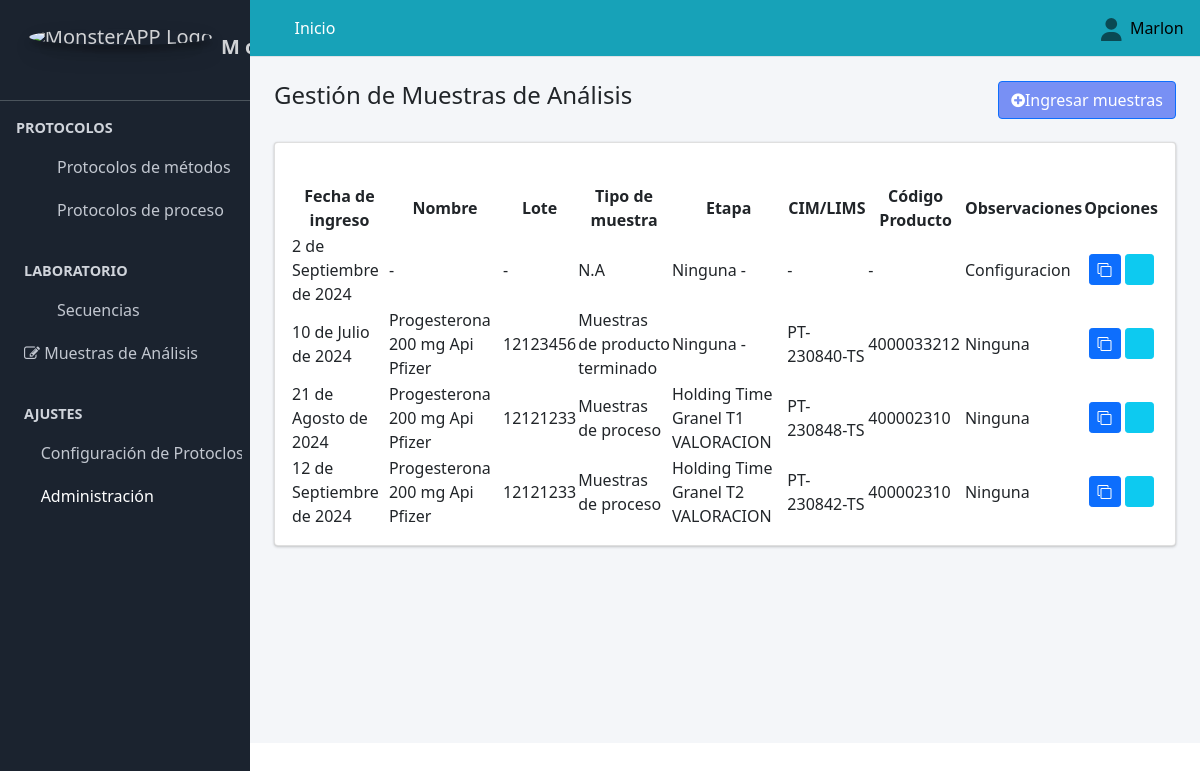
Page /muestras/ (signed in) on the earlier database version.
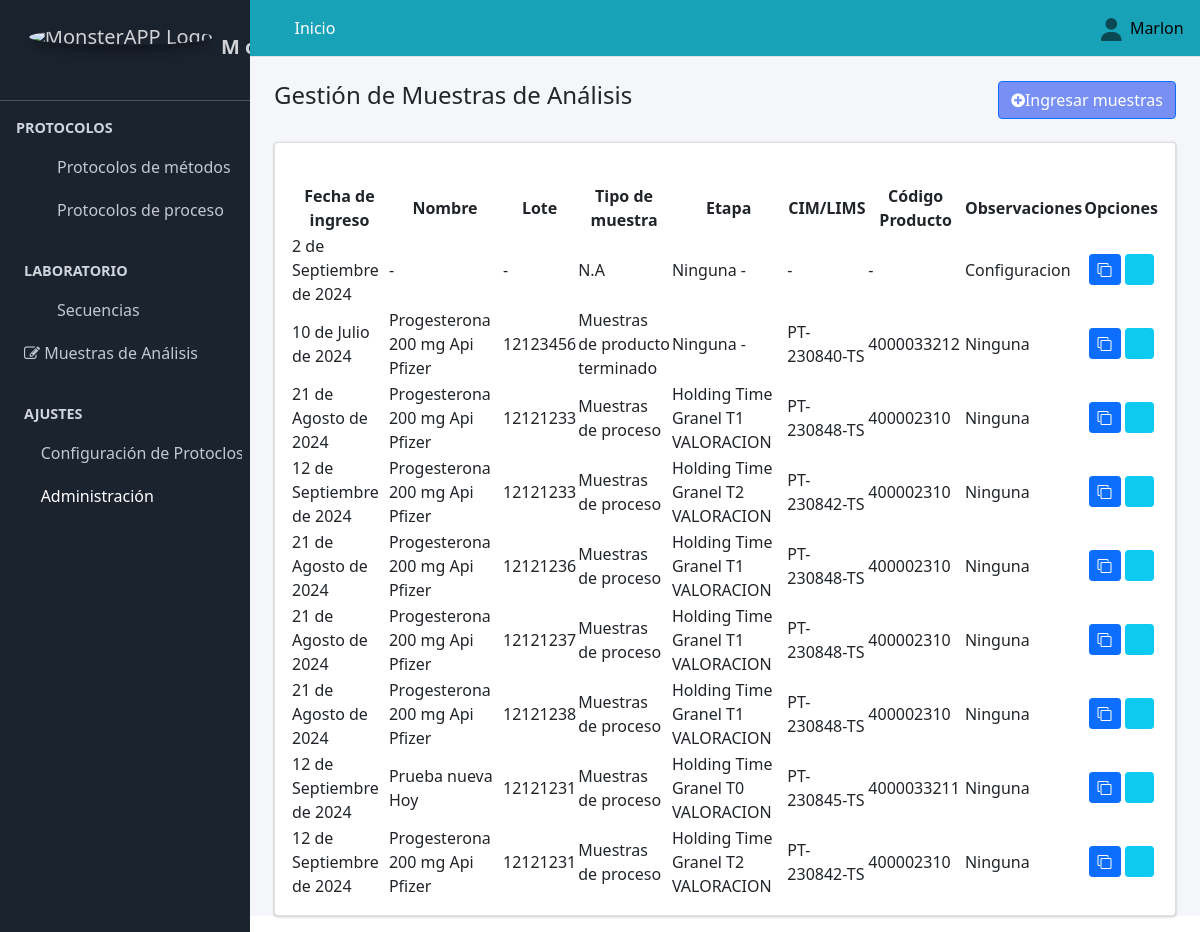
Same page on the later database version.
### Aplicaciones/Protocolo_Metodos/models.py (models this page shows, shortened)
class Muestras_y_Placebos(models.Model):
    fecha_ingreso=models.DateField(verbose_name="Fecha de ingreso muestra", null=True, blank=False, help_text=u"AAAA/MM/DD")
    nombre_muestra=models.CharField(max_length=300, verbose_name="nombre de Muestra/Placebo/MP")
    tipo_muestra=models.ForeignKey(to=Tipo_muestra, on_delete=models.CASCADE, verbose_name="Tipo de muestra", null=True, blank=False)
    etapa=models.ForeignKey(to=Etapa, on_delete=models.CASCADE, verbose_name="Etapa", null=True, blank=False)
    codigo_muestra_interno=models.CharField(verbose_name="CIM / LIMS", max_length=90)
    codigo_muestra_producto=models.CharField(verbose_name="Código de Producto", max_length=90)
    lote_muestra=models.CharField(verbose_name="Lote", max_length=90)
    observaciones_muestras=models.TextField(max_length=300, verbose_name="Observaciones")
    class Condicion(models.TextChoices):
        ACTIVO = "Activo", "ACTIVO"
        PASIVO = "Pasivo", "PASIVO"
    condicion=models.CharField(max_length=90, choices=Condicion.choices, default=Condicion.ACTIVO, verbose_name="Condicion")
    class Meta:
        constraints = [
            models.UniqueConstraint(fields=['lote_muestra', 'etapa'], name='unique_intro'),
        ]

class Tipo_muestra(models.Model):
    tipo_muestra=models.CharField(verbose_name="Tipo de muestra", max_length=90, unique=True)
    class Condicion(models.TextChoices):
        ACTIVO = "Activo", "ACTIVO"
        PASIVO = "Pasivo", "PASIVO"
    condicion=models.CharField(max_length=90, choices=Condicion.choices, default=Condicion.ACTIVO, verbose_name="Condicion")
    def __str__(self):
        return(self.tipo_muestra)

class Etapa(models.Model):
    nombre_etapa=models.CharField(verbose_name="Etapa", max_length=90, unique=True)
    ensayo=models.ForeignKey(to=Ensayo, on_delete=models.CASCADE, verbose_name="Ensayo", null=True, blank=False)
    class Condicion(models.TextChoices):
        ACTIVO = "Activo", "ACTIVO"
        PASIVO = "Pasivo", "PASIVO"
    condicion=models.CharField(max_length=90, choices=Condicion.choices, default=Condicion.ACTIVO, verbose_name="Condicion")
    def etapa(self):
        return "{} {}".format(self.nombre_etapa, self.ensayo)
    def __str__(self):
        return str(self.etapa())

class Ensayo(models.Model):
    nombre_ensayo=models.CharField(verbose_name="Ensayo", max_length=90, unique=True)
    class Condicion(models.TextChoices):
        ACTIVO = "Activo", "ACTIVO"
        PASIVO = "Pasivo", "PASIVO"
    condicion=models.CharField(max_length=90, choices=Condicion.choices, default=Condicion.ACTIVO, verbose_name="Condicion")
    def __str__(self):
        return(self.nombre_ensayo)

### Aplicaciones/Protocolo_Metodos/views.py (the view)
# urls.py: path("muestras/", views.muestras, name="muestras"),
@login_required
def muestras(request):
    titulo = "Muestras de Análisis"
    muestras=Muestras_y_Placebos.objects.all()
    context = {
        "titulo": titulo,
        "muestras": muestras,
    }
    return render(request, "protocolo_metodos/muestras.html", context)

### SISTEMA_ANALITICO/templates/protocolo_metodos/muestras.html (shortened to what this page needs)
{% extends "partial/body.html" %}
{% block contenido %}
<link href="https://unpkg.com/gijgo@1.9.14/css/gijgo.min.css" rel="stylesheet" type="text/css" />
<link rel="stylesheet" href="https://cdnjs.cloudflare.com/ajax/libs/font-awesome/4.7.0/css/font-awesome.min.css">
<div class="container-fluid">
    <div class="row">
        <div class="col-md-6">
            <div class="pagetitle"><br>
                <h4 class="">Gestión de Muestras de Análisis</h4><br>
              </div>
        </div>
        <div class="col-md-6"><br>
            <div class="d-grid gap-2 d-md-flex justify-content-md-end">
                <a href="{% url 'ingresar_muestras' %}" class="btn btn-primary" style="background:#486af3b8"><span class="fa fa-plus-circle"></span>Ingresar muestras</a>
                </div>
        </div>
    </div>
  <div class="card">
    <div class="container-fluid">
        <div class="row">
          <div class="col-md-6"> <br>
              </div>
                <br>
          </div>
    </div>
      <div class="card-body table-responsive">
        <table id="example3" class="display" style="width:100%">
          <thead class="">
            <tr>
                <th class="text-center">Fecha de ingreso</th>
                <th class="text-center">Nombre</th>
                <th class="text-center">Lote</th>
                <th class="text-center">Tipo de muestra</th>
                <th class="text-center">Etapa</th>
                <th class="text-center">CIM/LIMS</th>
                <th class="text-center">Código Producto</th>
                <th class="text-center">Observaciones</th>
            <th class="all text-center">
              Opciones
            </th>
            </tr>
            </thead>
            <tbody id="myTable">
              {% for p in muestras %}
              {% if p.condicion == "Activo" %}
            <tr>
            <td>{{p.fecha_ingreso}}</td>
            <td>{{p.nombre_muestra}}</td>
            <td>{{p.lote_muestra}}</td>
            <td>{{p.tipo_muestra}}</td>
            <td>{{p.etapa}}</td>
            <td>{{p.codigo_muestra_interno}}</td>
            <td>{{p.codigo_muestra_producto}}</td>
            <td>{{p.observaciones_muestras}}</td>
            <td class="all text-center">
              <a class="btn btn-primary btn-sm" href="/duplicar_muestras/{{p.pk}}" title="Guardar como">
                <i class="fa fa-clone" aria-hidden=""></i> </a>
              {% if perms.auth.view_user %}
              <a class="btn btn-info btn-sm" href= "/editar_muestras/{{p.pk}}" title="editar">
              <i class="fas fa-pencil-alt">
              </i>
              </a>
              {% endif %}
              </td>
            </tr>
             {% endif %}
            {% endfor %}
            </tbody>
        </table>
        <link href="https://cdn.datatables.net/v/dt/jq-3.7.0/dt-2.0.3/b-3.0.1/b-html5-3.0.1/date-1.5.2/sl-2.0.0/datatables.min.css" rel="stylesheet">
        </div>
      </div>
    </div>
</div>
<link href="https://cdn.datatables.net/v/dt/jq-3.7.0/dt-2.0.3/b-3.0.1/b-html5-3.0.1/date-1.5.2/sl-2.0.0/datatables.min.css" rel="stylesheet">
{% endblock contenido %}

### SISTEMA_ANALITICO/templates/partial/body.html (shortened to what this page needs)
{% load static %}
{% load bootstrap5 %}
<!DOCTYPE html>
<html lang="en" dir="ltr">
  <head>
<link rel="stylesheet" href="https://maxcdn.bootstrapcdn.com/bootstrap/4.4.1/css/bootstrap.min.css">
<link rel="stylesheet" href="https://cdn.jsdelivr.net/npm/bootstrap@5.1.3/dist/css/bootstrap.min.css" />
<link rel="stylesheet" href="https://cdn.jsdelivr.net/npm/select2@4.0.13/dist/css/select2.min.css" />
<link rel="stylesheet" href="https://cdn.jsdelivr.net/npm/select2-bootstrap-5-theme@1.3.0/dist/select2-bootstrap-5-theme.min.css" />
<link rel="stylesheet" href="https://cdn.jsdelivr.net/npm/select2-bootstrap-5-theme@1.3.0/dist/select2-bootstrap-5-theme.rtl.min.css" />
  <link rel="stylesheet" href="	https://cdn.jsdelivr.net/npm/bootstrap@5.2.3/dist/css/bootstrap.min.css">
  <link rel="stylesheet" href="{% static 'plugins/fontawesome-free/css/all.min.css' %}">
  <link rel="stylesheet" href="{% static 'plugins/tempusdominus-bootstrap-4/css/tempusdominus-bootstrap-4.min.css' %}">
  <link rel="stylesheet" href="{% static 'plugins/icheck-bootstrap/icheck-bootstrap.min.css' %}">
  <link rel="stylesheet" href="{% static 'plugins/jqvmap/jqvmap.min.css' %}">
  <link rel="stylesheet" href="{% static 'dist/css/adminlte.min.css' %}">
  <link rel="stylesheet" href="{% static 'plugins/overlayScrollbars/css/OverlayScrollbars.min.css' %}">
  <link rel="stylesheet" href="{% static 'plugins/daterangepicker/daterangepicker.css' %}">
  <link rel="stylesheet" href="{% static 'plugins/summernote/summernote-bs4.css' %}">
 <link href="https://cdn.jsdelivr.net/npm/select2@4.1.0-rc.0/dist/css/select2.min.css" rel="stylesheet" />
  </head>
  <body class="hold-transition sidebar-mini layout-fixed">
    <div class="wrapper">
      {% include "partial/navbar.html" %}
      {% include "partial/sidebar.html" %}
    <div class="content-wrapper">
      {% include "partial/header.html" %}
      {% block contenido %}{% endblock contenido %}
  </body>
</html>

### SISTEMA_ANALITICO/templates/partial/navbar.html (shortened to what this page needs)
{% load static %}
  <nav class="main-header navbar navbar-expand  navbar-info navbar-light" >
    <ul class="navbar-nav">
      <li class="nav-item">
        <a class="nav-link" data-widget="pushmenu" href="#"><i class="fas fa-bars"></i></a>
      </li>
      {% if user.is_authenticated %}
      <li class="nav-item d-none d-sm-inline-block">
        <a href="{% url 'adm_inicio' %}" class="nav-link text-white">Inicio</a>
      </li>
      {% else %}
      <li class="nav-item d-none d-sm-inline-block">
        <a href="" class="nav-link text-white disabled">Inicio</a>
      </li>
      {% endif %}
    </ul>
    <ul class="navbar-nav ml-auto">
      <li class="nav-item dropdown ">
        <a class="nav-link" data-toggle="dropdown" href="#">
        </a>
        {% if user.is_authenticated %}
      </li>
    </ul>
<h7 class="text-black">{{ user.first_name }}&nbsp;&nbsp;</h7>
{% else %}
<a class="text-black" href="{% url 'sign_in' %}">Iniciar sesión</a>
{% endif %}
  </nav>

### SISTEMA_ANALITICO/templates/partial/sidebar.html (shortened to what this page needs)
{% load static %}
<aside  class="main-sidebar sidebar-dark-primary " style="background-color: #060f1ce9;"><br>
  <a href="{% url 'adm_inicio' %}" class="brand-link nav-link" id="">
    <img src="/static/dist/img/logo-white.jpg" alt="MonsterAPP Logo" class="img-circle brand-image elevation-3 " >
    <span class=""><strong>M o n s t e r  APP</strong><br></span><br>
</a>
  <div class="sidebar">
    <nav class="mt-2">
        <ul class="nav nav-pills nav-sidebar flex-column" data-widget="treeview" role="menu" data-accordion="false">
        <li class="nav-header"><strong>PROTOCOLOS</strong></li>
        <li class="nav-item has-treeview" >
          {% if user.is_authenticated %}
          <a href="" class="nav-link">
            <i class="nav-icon fab fa-leanpub"></i>
            <p>
              Protocolos de métodos
              <i class="fas fa-angle-left "></i>
            </p>
          </a>
          {% endif %}
         <li class="nav-item has-treeview" >
          {% if user.is_authenticated %}
          <a href="" class="nav-link">
            <i class="nav-icon fas fa-capsules"></i>
            <p>
              Protocolos de proceso
              <i class="fas fa-angle-left "></i>
            </p>
          </a>
          {% endif %}
      <li class="nav-header"><strong>LABORATORIO</strong></li>
      {% if user.is_authenticated %}
      <li class="nav-item ">
        <a href="{% url 'chart_js_proceso_secuencias_en_curso' %}" class="nav-link">
          <i class="nav-icon fas fa-sliders-h"></i>
          <p>Secuencias</p><br>
        </a>
      </li>
      {% endif %}
      {% if user.is_authenticated %}
      <li class="nav-item">
        <a href="{% url 'muestras' %}" class="nav-link">
          <i class="fa fa-edit"></i>
          <p>Muestras de Análisis</p>
        </a>
      </li>
      {% endif %}
       {% if user.is_authenticated and perms.auth.view_user %}
      <li class="nav-header"><strong>AJUSTES</strong></li>
      <li class="nav-item ">
        <a href="{% url 'configuracion_protocolo_metodos' %}" class="nav-link">
          <i class="fas fa-cogs"></i>
           <p>Configuración de Protoclos</p><br>
         </a>
       </li>
      <li class="nav-item">
        <a href="{% url 'admin:index' %}" class="nav-link text-white">
          <i class="fas fa-wrench"></i>
          <p>Administración</p>
        </a>
      </li>
      {% endif %}
    </nav>
  </div>
</aside>

### SISTEMA_ANALITICO/templates/partial/header.html (shortened to what this page needs)
{% load static %}
<head>
  {% load static %}
  <link rel="stylesheet" href="{% static 'plugins/fontawesome-free/css/all.min.css' %}">
  <link rel="stylesheet" href="{% static 'plugins/tempusdominus-bootstrap-4/css/tempusdominus-bootstrap-4.min.css' %}">
  <link rel="stylesheet" href="{% static 'plugins/icheck-bootstrap/icheck-bootstrap.min.css' %}">
  <link rel="stylesheet" href="{% static 'plugins/jqvmap/jqvmap.min.css' %}">
  <link rel="stylesheet" href="{% static 'dist/css/adminlte.min.css' %}">
  <link rel="stylesheet" href="{% static 'plugins/overlayScrollbars/css/OverlayScrollbars.min.css' %}">
  <link rel="stylesheet" href="{% static 'plugins/daterangepicker/daterangepicker.css' %}">
  <link rel="stylesheet" href="{% static 'plugins/summernote/summernote-bs4.css' %}">
  <link href="https://cdn.jsdelivr.net/npm/bootstrap@5.0.2/dist/css/bootstrap.min.css" rel="stylesheet">

### SISTEMA_ANALITICO/templates/partial/js.html (shortened to what this page needs)
{% load static %}

Differences in the rows shown:
added Muestras_y_Placebos: fecha_ingreso "21 de Agosto de 2024", nombre_muestra "Progesterona 200 mg Api Pfizer", lote_muestra "12121236", tipo_muestra "Muestras de proceso", etapa "Holding Time Granel T1 VALORACION", codigo_muestra_interno "PT-230848-TS", codigo_muestra_producto "400002310", observaciones_muestras "Ninguna"
added Muestras_y_Placebos: fecha_ingreso "21 de Agosto de 2024", nombre_muestra "Progesterona 200 mg Api Pfizer", lote_muestra "12121237", tipo_muestra "Muestras de proceso", etapa "Holding Time Granel T1 VALORACION", codigo_muestra_interno "PT-230848-TS", codigo_muestra_producto "400002310", observaciones_muestras "Ninguna"
added Muestras_y_Placebos: fecha_ingreso "21 de Agosto de 2024", nombre_muestra "Progesterona 200 mg Api Pfizer", lote_muestra "12121238", tipo_muestra "Muestras de proceso", etapa "Holding Time Granel T1 VALORACION", codigo_muestra_interno "PT-230848-TS", codigo_muestra_producto "400002310", observaciones_muestras "Ninguna"
added Muestras_y_Placebos: fecha_ingreso "12 de Septiembre de 2024", nombre_muestra "Prueba nueva Hoy", lote_muestra "12121231", tipo_muestra "Muestras de proceso", etapa "Holding Time Granel T0 VALORACION", codigo_muestra_interno "PT-230845-TS", codigo_muestra_producto "4000033211", observaciones_muestras "Ninguna"
added Muestras_y_Placebos: fecha_ingreso "12 de Septiembre de 2024", nombre_muestra "Progesterona 200 mg Api Pfizer", lote_muestra "12121231", tipo_muestra "Muestras de proceso", etapa "Holding Time Granel T2 VALORACION", codigo_muestra_interno "PT-230842-TS", codigo_muestra_producto "400002310", observaciones_muestras "Ninguna"
